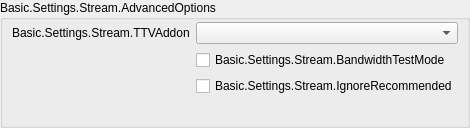
               <widget class="QGroupBox" name="serviceAdvancedOptionsGroupBox">
                <property name="title">
                 <string>Basic.Settings.Stream.AdvancedOptions</string>
                </property>
                <layout class="QFormLayout" name="serviceAdvancedOptionsLayout">
                 <property name="fieldGrowthPolicy">
                  <enum>QFormLayout::FieldGrowthPolicy::AllNonFixedFieldsGrow</enum>
                 </property>
                 <property name="labelAlignment">
                  <set>Qt::AlignmentFlag::AlignRight|Qt::AlignmentFlag::AlignTrailing|Qt::AlignmentFlag::AlignVCenter</set>
                 </property>
                 <property name="leftMargin">
                  <number>9</number>
                 </property>
                 <property name="topMargin">
                  <number>2</number>
                 </property>
                 <property name="rightMargin">
                  <number>9</number>
                 </property>
                 <property name="bottomMargin">
                  <number>9</number>
                 </property>
                 <item row="0" column="0">
                  <widget class="QLabel" name="twitchAddonLabel">
                   <property name="text">
                    <string>Basic.Settings.Stream.TTVAddon</string>
                   </property>
                   <property name="buddy">
                    <cstring>twitchAddonDropdown</cstring>
                   </property>
                  </widget>
                 </item>
                 <item row="0" column="1">
                  <widget class="QComboBox" name="twitchAddonDropdown"/>
                 </item>
                 <item row="1" column="0">
                  <spacer name="horizontalSpacer_18_1">
                   <property name="orientation">
                    <enum>Qt::Orientation::Horizontal</enum>
                   </property>
                   <property name="sizeHint" stdset="0">
                    <size>
                     <width>170</width>
                     <height>0</height>
                    </size>
                   </property>
                  </spacer>
                 </item>
                 <item row="1" column="1">
                  <widget class="QCheckBox" name="bandwidthTestEnable">
                   <property name="text">
                    <string>Basic.Settings.Stream.BandwidthTestMode</string>
                   </property>
                  </widget>
                 </item>
                 <item row="2" column="1">
                  <widget class="QCheckBox" name="ignoreRecommended">
                   <property name="text">
                    <string>Basic.Settings.Stream.IgnoreRecommended</string>
                   </property>
                  </widget>
                 </item>
                 <item row="3" column="1">
                  <widget class="QLabel" name="enforceSettingsLabel">
                   <property name="text">
                    <string notr="true"/>
                   </property>
                   <property name="textFormat">
                    <enum>Qt::TextFormat::RichText</enum>
                   </property>
                   <property name="openExternalLinks">
                    <bool>true</bool>
                   </property>
                  </widget>
                 </item>
                </layout>
               </widget>
